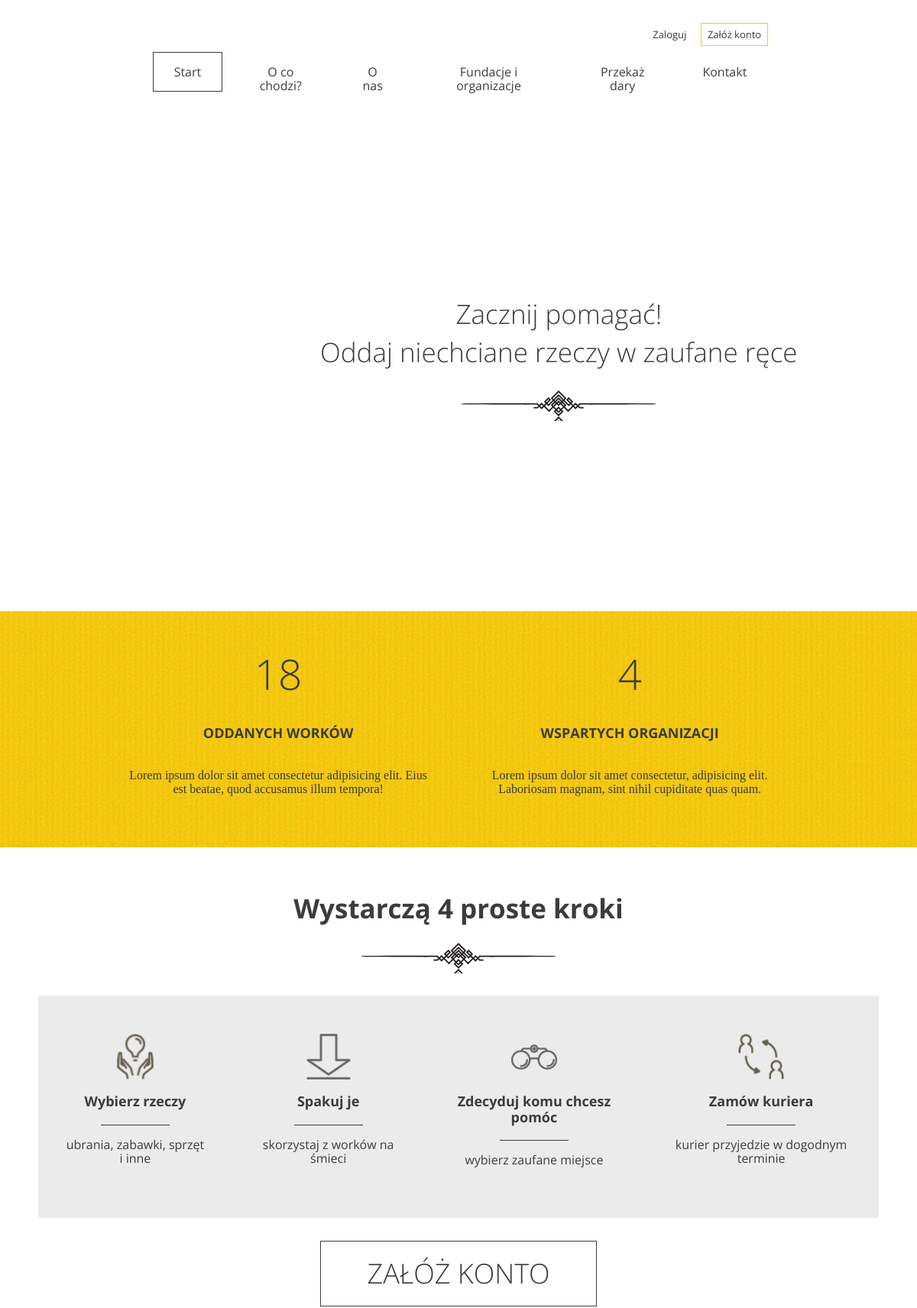
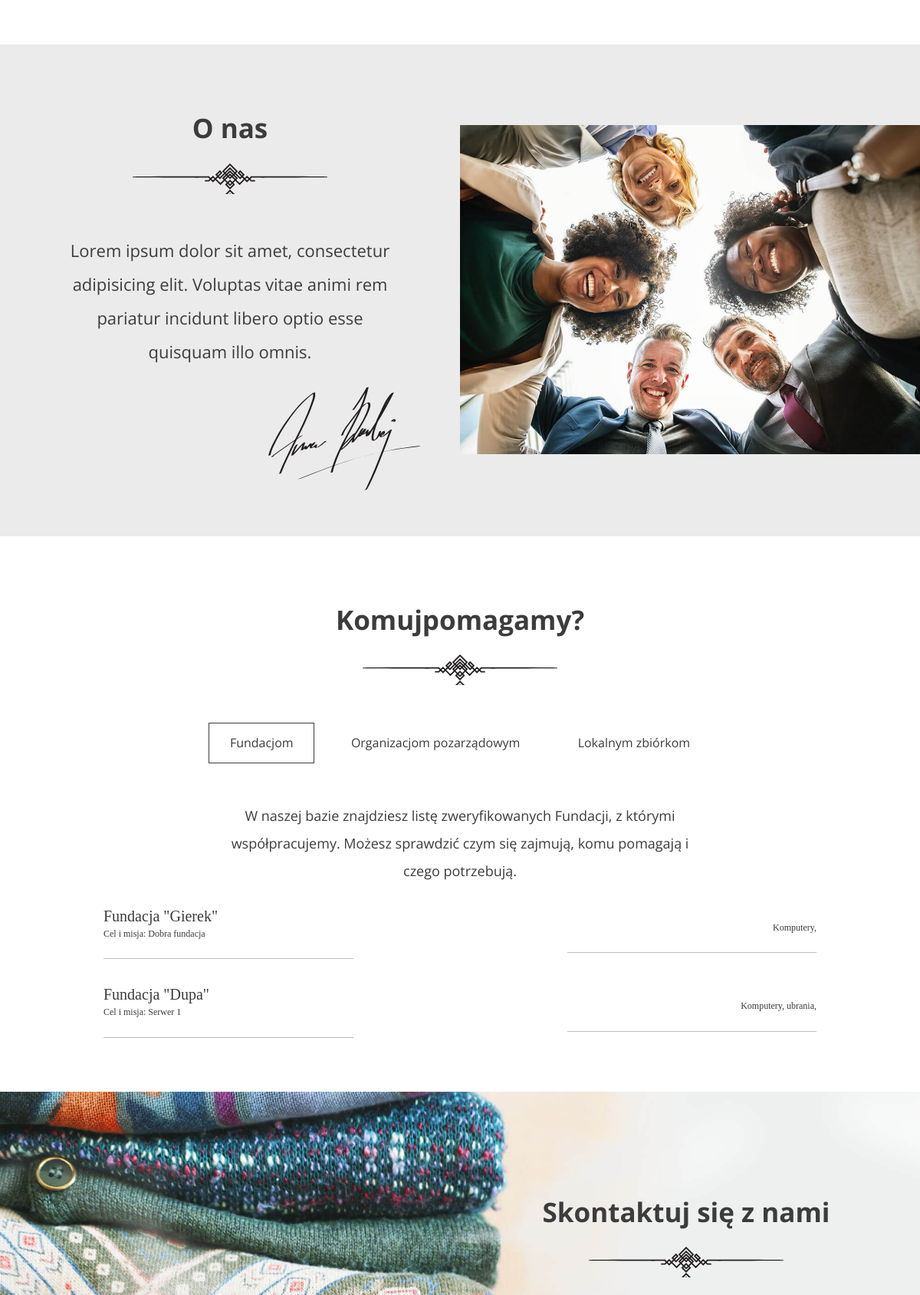
The page / (upper part) on the database its author committed (2 pictures, top to bottom).
### app/models.py (models this page shows, shortened)
class Institution(models.Model):
    TYPES = (
        (1, "fundacja"),
        (2, "organizacja pozarządowa"),
        (3, "zbiórka lokalna"),
        )
    name = models.CharField(max_length=30)
    description = models.CharField(max_length=300)
    i_type = models.IntegerField(choices=TYPES, default=1)
    categories = models.ManyToManyField(Category)

class Category(models.Model):
    name = models.CharField(max_length=30)
    def __str__(self):
        return self.name

### app/views.py (the view)
# urls.py: path('', LandingPage.as_view(), name='index'),
class LandingPage(View):
    def get(self, request):
        context = {}
        context['bags_quantity'] = sum([x.quantity for x in Donation.objects.all()])
        context['institution_quantity'] = len(Institution.objects.all())
        context['fundations'] = Institution.objects.filter(i_type=1)
        context['nongovernmental'] = Institution.objects.filter(i_type=2)
        context['fundraiser'] = Institution.objects.filter(i_type=3)
        return render(request, "index.html", context)

### app/templates/index.html (shortened to what this page needs)
{% extends 'base.html' %}
{% block content %}
{% load static %}
    <header class="header--main-page">
      <nav class="container container--70">
        <ul class="nav--actions">
          <li><a href="{% url 'login' %}" class="btn btn--small btn--without-border">Zaloguj</a></li>
          <li><a href="{% url 'register' %}" class="btn btn--small btn--highlighted">Załóż konto</a></li>
        </ul>
        <ul>
          <li><a href="" class="btn btn--without-border active">Start</a></li>
          <li><a href="#steps" class="btn btn--without-border">O co chodzi?</a></li>
          <li><a href="#about-us" class="btn btn--without-border">O nas</a></li>
          <li><a href="#help" class="btn btn--without-border">Fundacje i organizacje</a></li>
          <li><a href="{% url 'add_donation' %}" class="btn btn--without-border">Przekaż dary</a></li>
          <li><a href="#contact" class="btn btn--without-border">Kontakt</a></li>
        </ul>
      </nav>
      <div class="slogan container container--90">
        <div class="slogan--item">
          <h1>
            Zacznij pomagać!<br />
            Oddaj niechciane rzeczy w zaufane ręce
          </h1>
        </div>
      </div>
    </header>
    <section id="stats" class="stats">
      <div class="container container--85">
        <div class="stats--item">
            <em>{{ bags_quantity }}</em>
          <h3>Oddanych worków</h3>
          <p>Lorem ipsum dolor sit amet consectetur adipisicing elit. Eius est beatae, quod accusamus illum tempora!</p>
        </div>
        <div class="stats--item">
            <em>{{ institution_quantity }}</em>
          <h3>Wspartych organizacji</h3>
          <p>Lorem ipsum dolor sit amet consectetur, adipisicing elit. Laboriosam magnam, sint nihil cupiditate quas quam.</p>
        </div>
      </div>
    </section>
    <section id="steps" class="steps">
      <h2>Wystarczą 4 proste kroki</h2>
      <div class="steps--container">
        <div class="steps--item">
          <span class="icon icon--hands"></span>
          <h3>Wybierz rzeczy</h3>
          <p>ubrania, zabawki, sprzęt i inne</p>
        </div>
        <div class="steps--item">
          <span class="icon icon--arrow"></span>
          <h3>Spakuj je</h3>
          <p>skorzystaj z worków na śmieci</p>
        </div>
        <div class="steps--item">
          <span class="icon icon--glasses"></span>
          <h3>Zdecyduj komu chcesz pomóc</h3>
          <p>wybierz zaufane miejsce</p>
        </div>
        <div class="steps--item">
          <span class="icon icon--courier"></span>
          <h3>Zamów kuriera</h3>
          <p>kurier przyjedzie w dogodnym terminie</p>
        </div>
      </div>
      <a href="{% url 'register' %}" class="btn btn--large">Załóż konto</a>
    </section>
    <section id="about-us" class="about-us">
      <div class="about-us--text">
        <h2>O nas</h2>
        <p>Lorem ipsum dolor sit amet, consectetur adipisicing elit. Voluptas vitae animi rem pariatur incidunt libero optio esse quisquam illo omnis.</p>
        <img src="{% static 'images/signature.svg' %}" class="about-us--text-signature" alt="Signature" />
      </div>
      <div class="about-us--image"><img src="{% static 'images/about-us.jpg' %}" alt="People in circle" /></div>
    </section>
     <section id="help" class="help">
      <h2>Komujpomagamy?</h2>
      <ul class="help--buttons">
        <li data-id="1"><a href="#" class="btn btn--without-border active">Fundacjom</a></li>
        <li data-id="2"><a href="#" class="btn btn--without-border">Organizacjom pozarządowym</a></li>
        <li data-id="3"><a href="#" class="btn btn--without-border">Lokalnym zbiórkom</a></li>
      </ul>
      <div class="help--slides active" data-id="1">
        <p>W naszej bazie znajdziesz listę zweryfikowanych Fundacji, z którymi współpracujemy. Możesz sprawdzić czym się zajmują, komu pomagają i czego potrzebują.</p>
        <ul class="help--slides-items">
          {% for item in fundations %}
          <li>
            <div class="col">
                <div class="title">Fundacja "{{ item.name }}"</div>
                <div class="subtitle">Cel i misja: {{ item.description }}</div>
            </div>
            <div class="col">
                <div class="text">
                    {% for category in item.categories.all %}
                    {{ category }},
                    {% endfor %}
                </div>
            </div>
          </li>
          {% endfor %}
        </ul>
      </div>
    </section>
{% endblock %}

### rows shown on the page
Institution: name "Gierek", description "Dobra fundacja"
Category: name "Komputery"
Institution: name "Dupa", description "Serwer 1"
Category: name "ubrania"

### other values the page prints
{{ bags_quantity }} "18"
{{ institution_quantity }} "4"
